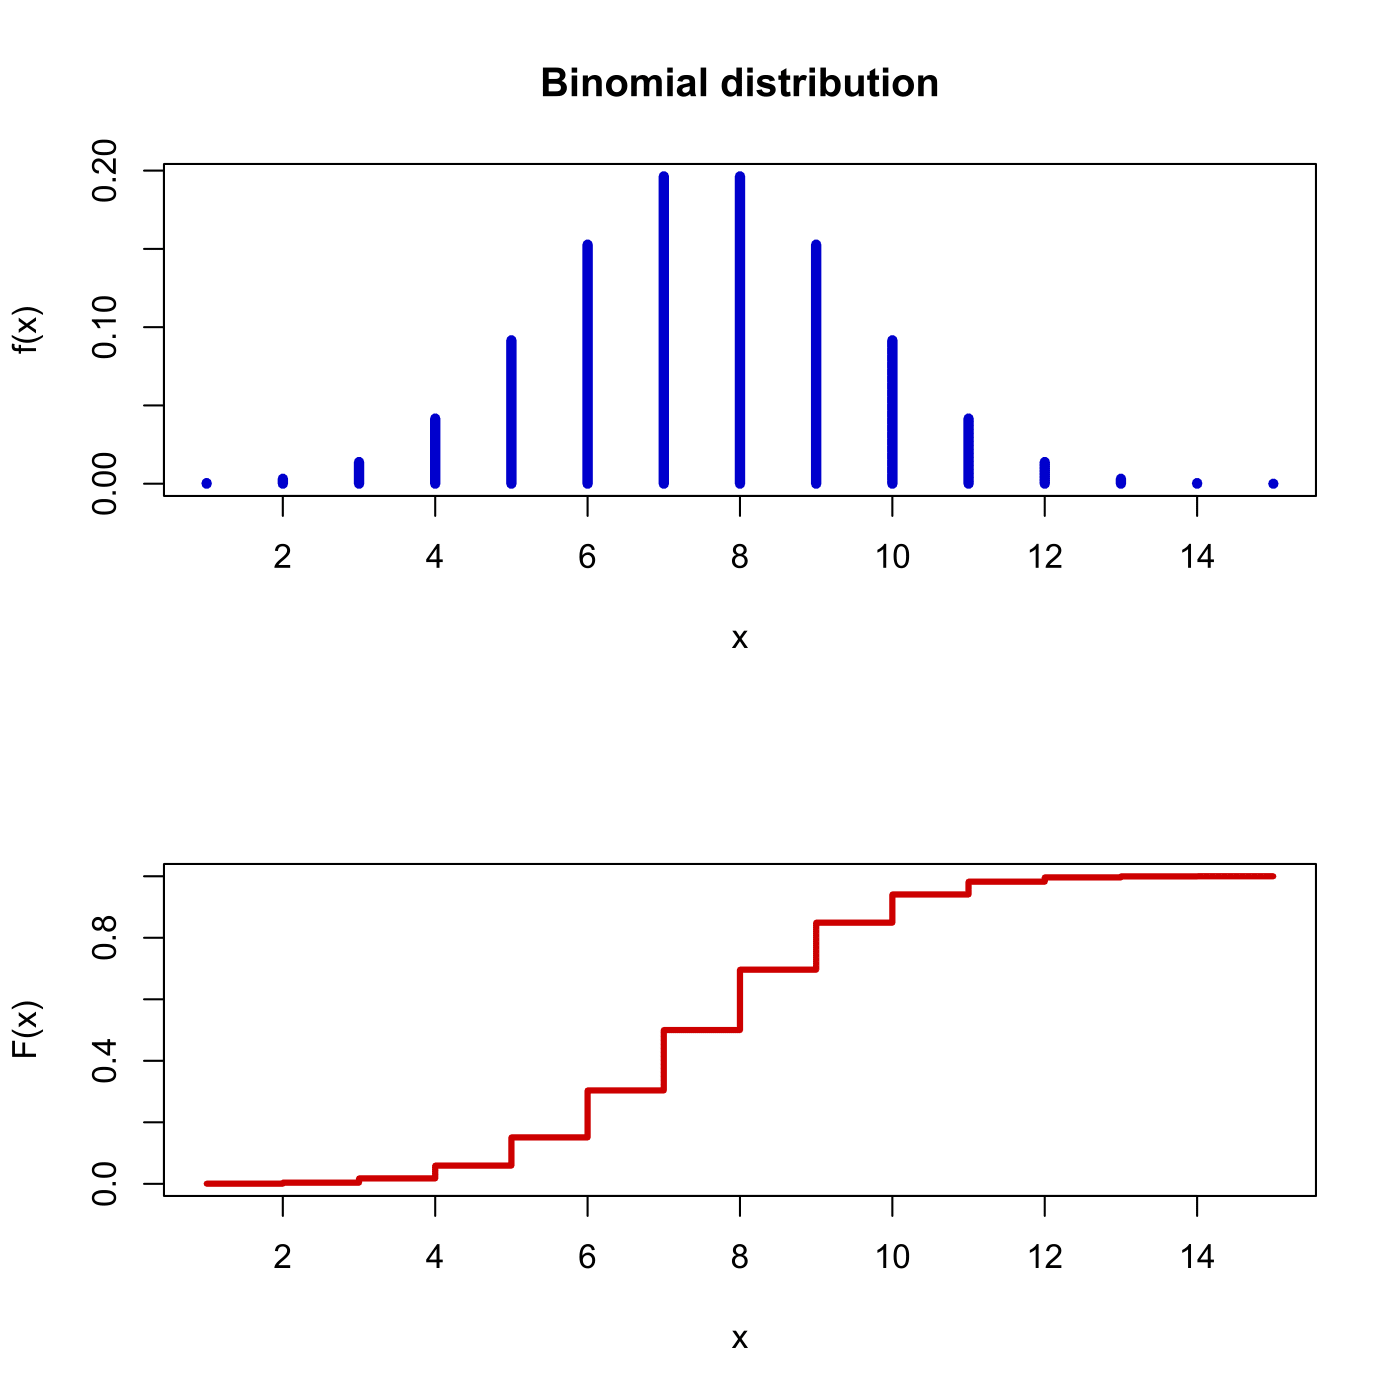

Write R code to recreate this figure.

# clear variables and close windows
rm(list = ls(all = TRUE))
graphics.off()

# parameter settings
para = c(0.5, 15)
p = para[1] # Probability
n = para[2] # Number n
x = 1:n

# plot
par(mfrow = c(2, 1))
y = dbinom(x, n, p)
plot(x, y, col = "blue3", lwd = 5, type = "h", main = "Binomial distribution", 
    ylab = "f(x)")
z = pbinom(x, n, p)
plot(x, z, col = "red3", lwd = 3, type = "s", ylab = "F(x)")

# parameter settings
para = c(5, 0.5, 15)
x1   = para[1] # Value of x
p1   = para[2] # Probability
n1   = para[3] # Number n

print("Binomial distribution for the specified x, p, n")
print("P(X=x) = f(x) =")
dbinom(x1, n1, p1)
print("P(X<=x) = F(x) =")
pbinom(x1, n1, p1)
print("P(X>=x) = 1-F(x-1) =")
1 - pbinom(x1 - 1, n1, p1)
print("P(X<x) = P(X<=x) - P(X=x) = P(X<=x-1) = F(x-1) =")
pbinom(x1 - 1, n1, p1)
print("P(X>x) = P(X>=x) - P(X=x) = P(X>=x+1) = 1 - F(x) =")
1 - pbinom(x1, n1, p1)
